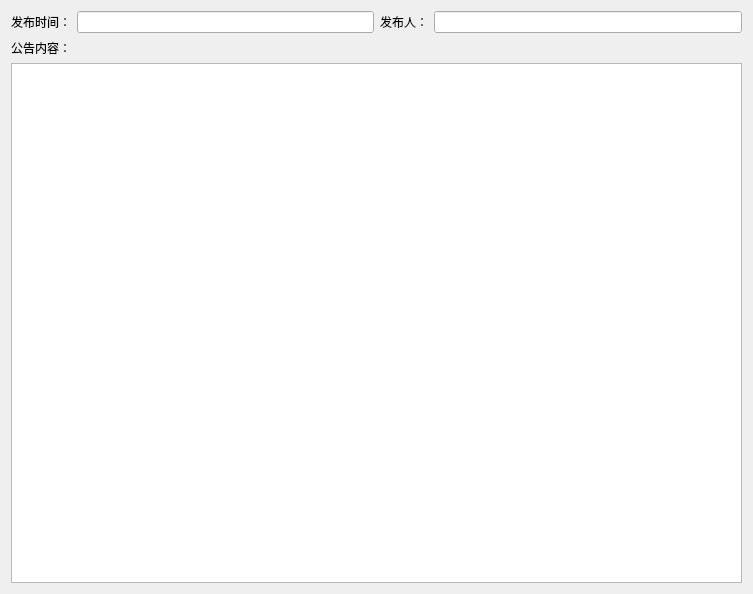
<?xml version="1.0" encoding="UTF-8"?>
<ui version="4.0">
 <class>AnnouncementDetail</class>
 <widget class="QDialog" name="AnnouncementDetail">
  <property name="geometry">
   <rect>
    <x>0</x>
    <y>0</y>
    <width>753</width>
    <height>594</height>
   </rect>
  </property>
  <property name="windowTitle">
   <string>Dialog</string>
  </property>
  <layout class="QGridLayout" name="gridLayout">
   <item row="0" column="0">
    <layout class="QHBoxLayout" name="horizontalLayout">
     <item>
      <widget class="QLabel" name="label">
       <property name="text">
        <string>发布时间：</string>
       </property>
      </widget>
     </item>
     <item>
      <widget class="QLineEdit" name="time"/>
     </item>
    </layout>
   </item>
   <item row="0" column="1">
    <layout class="QHBoxLayout" name="horizontalLayout_2">
     <item>
      <widget class="QLabel" name="label_2">
       <property name="text">
        <string>发布人：</string>
       </property>
      </widget>
     </item>
     <item>
      <widget class="QLineEdit" name="publisher"/>
     </item>
    </layout>
   </item>
   <item row="1" column="0" colspan="2">
    <layout class="QVBoxLayout" name="verticalLayout">
     <item>
      <widget class="QLabel" name="label_3">
       <property name="text">
        <string>公告内容：</string>
       </property>
      </widget>
     </item>
     <item>
      <widget class="QTextEdit" name="content"/>
     </item>
    </layout>
   </item>
  </layout>
 </widget>
 <resources/>
 <connections/>
</ui>
